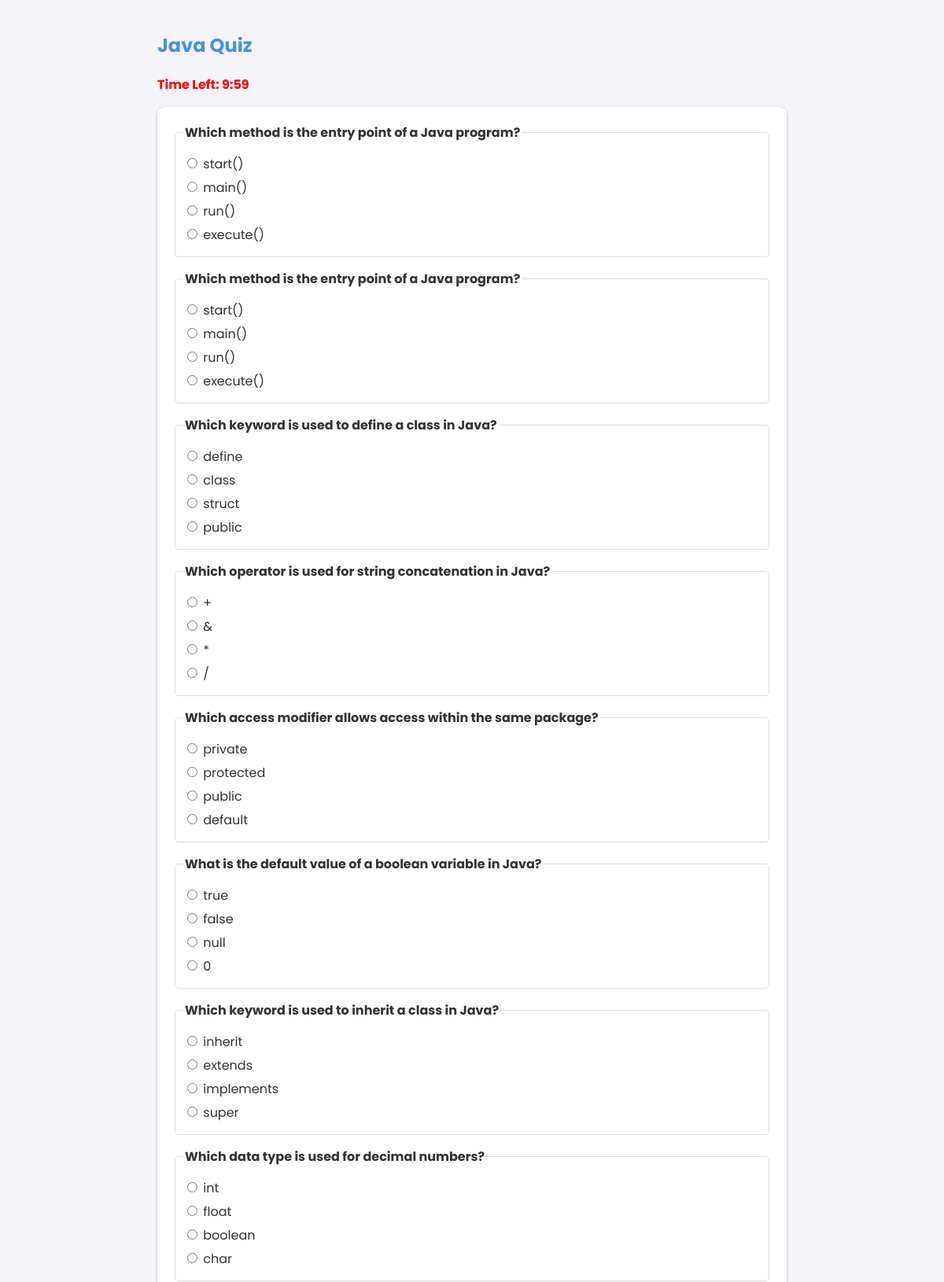
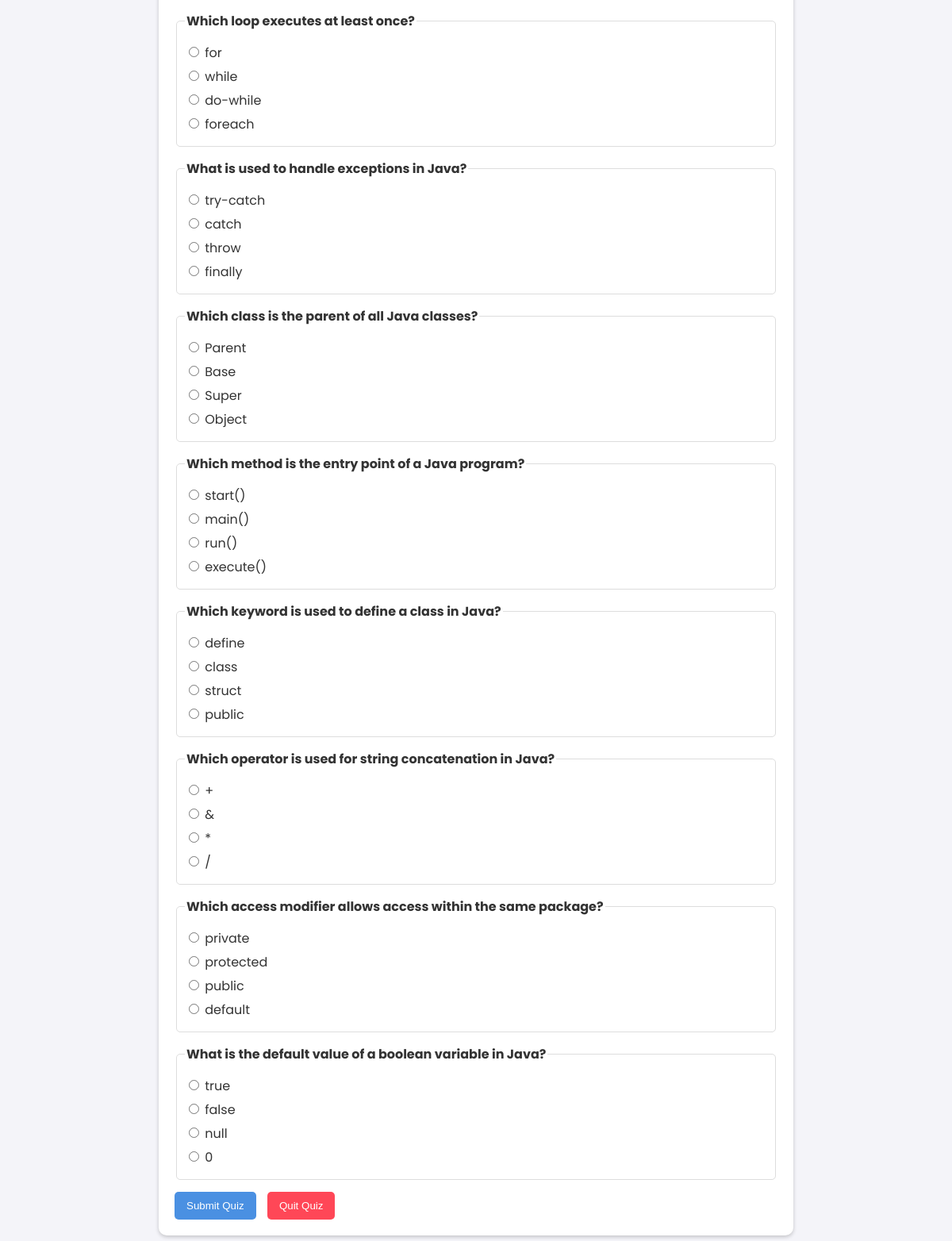
/quiz/3/ (signed in), run on the app's committed database (2 pictures, top to bottom).
### education_tutor/models.py (models this page shows, shortened)
class ProgrammingLanguage(models.Model):
    name = models.CharField(max_length=50, unique=True)

class Question(models.Model):
    language = models.ForeignKey(ProgrammingLanguage, on_delete=models.CASCADE)
    text = models.TextField()
    option1 = models.CharField(max_length=200)
    option2 = models.CharField(max_length=200)
    option3 = models.CharField(max_length=200)
    option4 = models.CharField(max_length=200)
    correct_option = models.CharField(max_length=200)

### education_tutor/views.py (the view)
# urls.py: path('quiz/<int:language_id>/', views.start_quiz, name='start_quiz'),
@login_required
def start_quiz(request, language_id):
    language = get_object_or_404(ProgrammingLanguage, id=language_id)
    questions = Question.objects.filter(language=language)
    return render(request, 'education_tutor/quiz.html', {'language': language, 'questions': questions})

### education_tutor/templates/education_tutor/quiz.html (shortened to what this page needs)
{% extends "education_tutor/base.html" %}
{% block content %}
    <h2 style="color: #4A90E2;">{{ language.name }} Quiz</h2>
    <p id="timer" style="font-weight: bold; color: red;">Time Left: 10:00</p>
    <form id="quiz-form" method="POST" action="{% url 'submit_quiz' language.id %}"
          style="background: white; padding: 20px; border-radius: 10px; box-shadow: 0 2px 5px rgba(0, 0, 0, 0.2);">
        {% for question in questions %}
            <fieldset style="margin-bottom: 15px; padding: 10px; border: 1px solid #ddd; border-radius: 5px;">
                <legend style="font-weight: bold;">{{ question.text }}</legend>
                <label style="display: block; margin: 5px 0;">
                    <input type="radio" name="{{ question.id }}" value="{{ question.option1 }}"> {{ question.option1 }}
                </label>
                <label style="display: block; margin: 5px 0;">
                    <input type="radio" name="{{ question.id }}" value="{{ question.option2 }}"> {{ question.option2 }}
                </label>
                <label style="display: block; margin: 5px 0;">
                    <input type="radio" name="{{ question.id }}" value="{{ question.option3 }}"> {{ question.option3 }}
                </label>
                <label style="display: block; margin: 5px 0;">
                    <input type="radio" name="{{ question.id }}" value="{{ question.option4 }}"> {{ question.option4 }}
                </label>
            </fieldset>
        {% endfor %}
        <button type="submit" style="background-color: #4A90E2; color: white; border: none; padding: 10px 15px; border-radius: 5px; cursor: pointer;">
            Submit Quiz
        </button>
        <button type="button" onclick="confirmExit()"
                style="background-color: #ff4757; color: white; border: none; padding: 10px 15px; border-radius: 5px; cursor: pointer; margin-left: 10px;">
            Quit Quiz
        </button>
    </form>
{% endblock %}

### education_tutor/templates/education_tutor/base.html (style rules this page uses)
body { font-family: 'Poppins', sans-serif; margin: 0; padding: 0; background-color: #f4f4f9; color: #333; }
h2 { color: #6200ea; }

### data on the page
ProgrammingLanguage: name "Java"
Question: text "Which method is the entry point of a Java program?", option1 "start()", option2 "main()", option3 "run()", option4 "execute()"
Question: text "Which method is the entry point of a Java program?", option1 "start()", option2 "main()", option3 "run()", option4 "execute()"
Question: text "Which keyword is used to define a class in Java?", option1 "define", option2 "class", option3 "struct", option4 "public"
Question: text "Which operator is used for string concatenation in Java?", option1 "+", option2 "&", option3 "*", option4 "/"
Question: text "Which access modifier allows access within the same package?", option1 "private", option2 "protected", option3 "public", option4 "default"
Question: text "What is the default value of a boolean variable in Java?", option1 "true", option2 "false", option3 "null", option4 "0"
Question: text "Which keyword is used to inherit a class in Java?", option1 "inherit", option2 "extends", option3 "implements", option4 "super"
Question: text "Which data type is used for decimal numbers?", option1 "int", option2 "float", option3 "boolean", option4 "char"
Question: text "Which loop executes at least once?", option1 "for", option2 "while", option3 "do-while", option4 "foreach"
Question: text "What is used to handle exceptions in Java?", option1 "try-catch", option2 "catch", option3 "throw", option4 "finally"
Question: text "Which class is the parent of all Java classes?", option1 "Parent", option2 "Base", option3 "Super", option4 "Object"
Question: text "Which method is the entry point of a Java program?", option1 "start()", option2 "main()", option3 "run()", option4 "execute()"
Question: text "Which keyword is used to define a class in Java?", option1 "define", option2 "class", option3 "struct", option4 "public"
Question: text "Which operator is used for string concatenation in Java?", option1 "+", option2 "&", option3 "*", option4 "/"
Question: text "Which access modifier allows access within the same package?", option1 "private", option2 "protected", option3 "public", option4 "default"
Question: text "What is the default value of a boolean variable in Java?", option1 "true", option2 "false", option3 "null", option4 "0"
